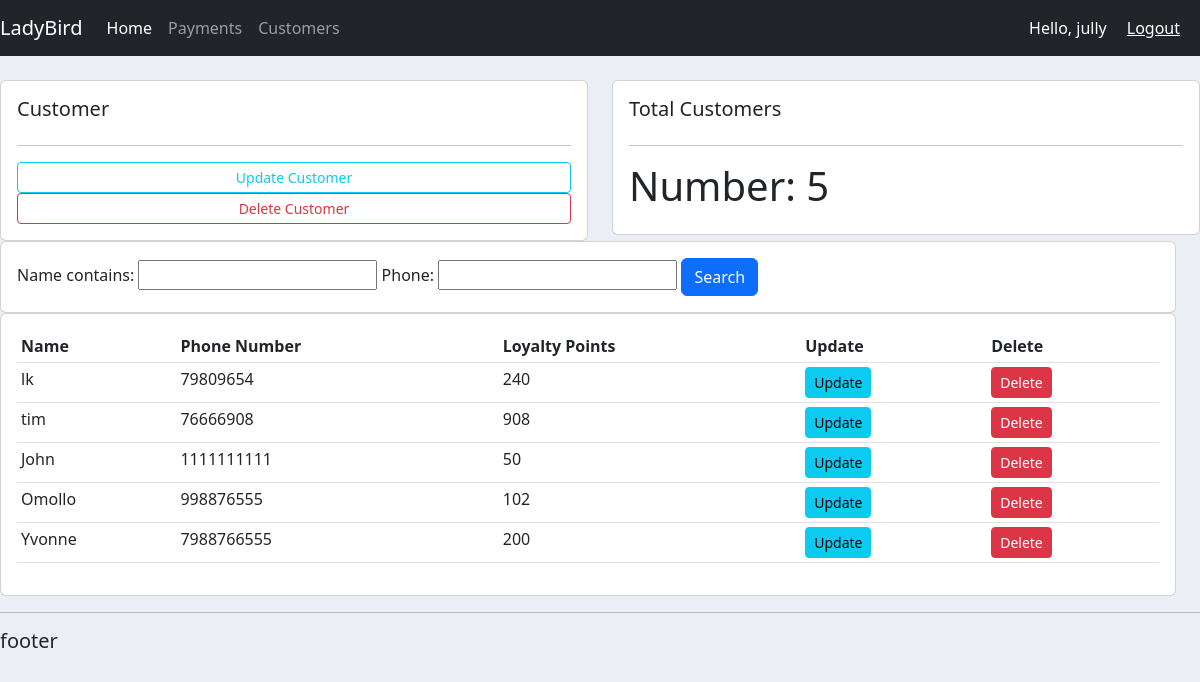
The page /customerlist/ (signed in) on the database its author committed.
### spaservices/models.py (models this page shows, shortened)
class Customer(models.Model):
    user = models.OneToOneField(User, null=True, blank=True, on_delete=models.CASCADE)
    name = models.CharField(max_length=255, null=True)
    profile_pic = models.ImageField(default="user.png",null=True,blank=True)
    phone = models.IntegerField(null=True)
    loyalty_points = models.IntegerField(null=True, blank=True,default=0)

### spaservices/decorators.py (the view)
        def wrapper_func(request, *args, **kwargs):
            group = None
            if request.user.groups.exists():
                group = request.user.groups.all()[0].name
            if group in allowed_roles:
                return view_func(request, *args, **kwargs)
            else:
                return HttpResponse('You are not Authorised to Access')

### spaservices/views.py (called while the page is built)
@login_required(login_url='login')
@allowed_users(allowed_roles=['admin'])
def customerlist(request):
    customerl = Customer.objects.all()
    customer_count = customerl.count()
    customer_filter = CustomerFilter(request.GET, queryset=customerl)
    customerl = customer_filter.qs
    context = {'customerl':customerl, 'customercount': customer_count, 'customer_filter':customer_filter }
    return render(request, 'spaservices/customer_list.html', context)

### spaservices/templates/spaservices/customer_list.html
{% extends 'spaservices/main.html' %}
{% block content %}
<br>
<div class="row">
    <div class="col-md">
        <div class="card card-body">
            <h5>Customer</h5>
            <hr>
            <a class="btn btn-outline-info btn-sm btn-block" href="">Update Customer</a>
            <a class="btn btn-outline-danger btn-sm btn-block" href="">Delete Customer</a>
        </div>
    </div>
    <div class="col-md">
        <div class="card card-body">
            <h5>Total Customers</h5>
            <hr>
            <h1>Number: {{ customercount }} </h1>
        </div>
    </div>
<br>
<div class="row">
    <div class="col">
        <div class="card card-body">
            <form action="" method="get">
                {{customer_filter.form}}
                <button class="btn btn-primary" type="submit">Search</button>
            </form>
        </div>
    </div>
</div>
<br>
<div class="row">
    <div class="col-md">
        <div class="card card-body">
            <table class=" table table-sm">
                <tr>
                    <th>Name</th>
                    <th>Phone Number</th>
                    <th>Loyalty Points</th>
                    <th>Update</th>
                    <th>Delete</th>
                </tr>
                {% for customer in customerl %}
                <tr>
                    <td>{{ customer.name }}</td>
                    <td>{{ customer.phone }}</td>
                    <td>{{ customer.loyalty_points }}</td>
                    <td><a class="btn btn-sm btn-info"href="{% url 'updateCustomer' customer.id %}">Update</a></td>
                    <td><a class="btn btn-sm btn-danger"href="{% url 'delete' customer.id %}">Delete</a></td>
                </tr>
                {% endfor %}
            </table>
        </div>
    </div>
</div>
</div>
{% endblock %}

### spaservices/templates/spaservices/navbar.html (shortened to what this page needs)
{% load static %}
<nav class="navbar navbar-expand-lg navbar-dark bg-dark">
    <a class="navbar-brand" href="#">LadyBird</a>
    <div class="collapse navbar-collapse" id="navbarNavAltMarkup">
      <div class="navbar-nav">
        {% if request.user.is_anonymous %}
        <a class="nav-item nav-link active" href="">Home</a>
        <a class="nav-item nav-link" href="">Services</a>
        <a class="nav-item nav-link" href="">Contact</a>
        {% elif request.user.is_staff %}
        <a class="nav-item nav-link active" href="{% url 'home' %}">Home</a>
        <a class="nav-item nav-link" href="{% url 'payment' %}">Payments</a>
        <a class="nav-item nav-link" href="{% url 'custlist' %}">Customers</a>
        {% endif %}
      </div>
    </div>
    {% if request.user.is_anonymous %}
    <span ><a class="hello-msg"  href="{% url 'logout' %}">LogIn</a></span>
    {% else %}
    <span class="hello-msg">Hello, {{request.user}}</span>
    <span ><a class="hello-msg"  href="{% url 'logout' %}">Logout</a></span>
    {% endif %}
  </nav>

### static/css/main.css (style rules this page uses)
body { background-color: #ebeff5; }

### spaservices/templates/spaservices/navbar.html (style rules this page uses)
.hello-msg { font-size: 18pf; color: #fff; margin-right: 20px; }

### rows shown on the page
Customer: name "lk", phone "79809654", loyalty_points "240"
Customer: name "tim", phone "76666908", loyalty_points "908"
Customer: name "John", phone "1111111111", loyalty_points "50"
Customer: name "Omollo", phone "998876555", loyalty_points "102"
Customer: name "Yvonne", phone "7988766555", loyalty_points "200"

### other values the page prints
{{ request.user }} "jully"
{{ customercount }} "5"
